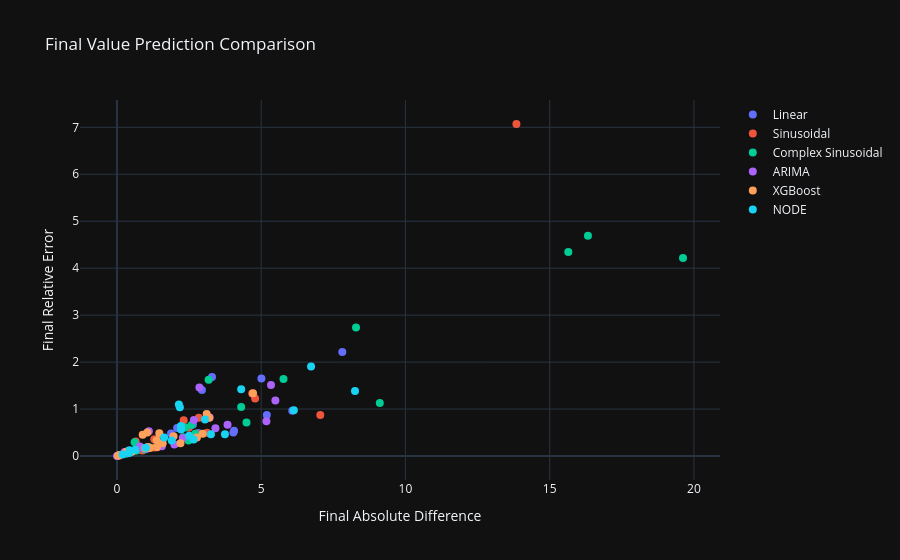

Source (notebook cell):
### Code cell
def plot_final_value_comparison(all_models_results):
    fig = go.Figure()

    for model, results in all_models_results.items():
        actuals, preds = [], []
        for company, metrics in results.items():
            actuals.append(metrics["Final Absolute Diff"])
            preds.append(metrics["Final Relative Error"])
        
        # Create scatter for each model
        fig.add_trace(go.Scatter(
            x=actuals, 
            y=preds, 
            mode='markers',
            name=model,
            marker=dict(size=8),
            text=[company for company in results.keys()],  # Adding company names for hover info
            hovertemplate=
            "<b>%{text}</b><br>" +
            "Absolute Difference: %{x}<br>" +
            "Relative Error: %{y}<br>" +
            "<extra></extra>"
        ))

    fig.update_layout(
        title="Final Value Prediction Comparison",
        xaxis_title="Final Absolute Difference",
        yaxis_title="Final Relative Error",
        showlegend=True,
        hovermode="closest",  # Highlight nearest point when hovering
        template="plotly_dark"  # Optional: Apply a dark theme
    )

    fig.show()

# Example usage:
plot_final_value_comparison(evaluation_results)

### Figure 1 — Plotly figure (JSON) as saved in the notebook; plotly's stock layout.template omitted (floating-point values rounded to 4 significant figures)
{"data": [{"hovertemplate": "<b>%{text}</b><br>Absolute Difference: %{x}<br>Relative Error: %{y}<br><extra></extra>", "marker": {"size": 8}, "mode": "markers", "name": "Linear", "text": ["SuperFuture", "Apples", "WorldNow", "Electronics123", "Photons", "SpaceNow", "PearPear", "PositiveCorrelation", "BetterTechnology", "ABCDE", "EnviroLike", "Moneymakers", "Fuel4", "MarsProject", "CPU-XYZ", "RoboticsX", "Lasers", "WaterForce", "SafeAndCare", "BetterTomorrow"], "type": "scatter", "x": [1.429, 5.195, 7.812, 1.872, 2.815, 0.07345, 0.7819, 6.077, 0.714, 2.946, 0.4492, 2.634, 4.059, 0.3889, 0.7769, 5.007, 4.035, 3.294, 2.084, 0.06576], "y": [0.2041, 0.8712, 2.216, 0.478, 0.4908, 0.01277, 0.168, 0.9659, 0.1732, 1.406, 0.07968, 0.6707, 0.5399, 0.108, 0.1341, 1.653, 0.4997, 1.682, 0.5986, 0.009868]}, {"hovertemplate": "<b>%{text}</b><br>Absolute Difference: %{x}<br>Relative Error: %{y}<br><extra></extra>", "marker": {"size": 8}, "mode": "markers", "name": "Sinusoidal", "text": ["SuperFuture", "Apples", "WorldNow", "Electronics123", "Photons", "SpaceNow", "PearPear", "PositiveCorrelation", "BetterTechnology", "ABCDE", "EnviroLike", "Moneymakers", "Fuel4", "MarsProject", "CPU-XYZ", "RoboticsX", "Lasers", "WaterForce", "SafeAndCare", "BetterTomorrow"], "type": "scatter", "x": [1.286, 1.574, 4.689, 4.789, 0.9458, 1.475, 0.06738, 3.123, 2.49, 0.6516, 0.3852, 0.3502, 0.8773, 1.292, 2.75, 2.313, 7.048, 13.85, 2.837, 0.8412], "y": [0.1837, 0.264, 1.33, 1.223, 0.1649, 0.2564, 0.01448, 0.4964, 0.6039, 0.311, 0.06833, 0.08918, 0.1167, 0.3591, 0.4747, 0.7636, 0.8729, 7.071, 0.8149, 0.1262]}, {"hovertemplate": "<b>%{text}</b><br>Absolute Difference: %{x}<br>Relative Error: %{y}<br><extra></extra>", "marker": {"size": 8}, "mode": "markers", "name": "Complex Sinusoidal", "text": ["SuperFuture", "Apples", "WorldNow", "Electronics123", "Photons", "SpaceNow", "PearPear", "PositiveCorrelation", "BetterTechnology", "ABCDE", "EnviroLike", "Moneymakers", "Fuel4", "MarsProject", "CPU-XYZ", "RoboticsX", "Lasers", "WaterForce", "SafeAndCare", "BetterTomorrow"], "type": "scatter", "x": [0.9607, 1.119, 5.773, 2.374, 2.714, 0.6587, 19.62, 4.49, 4.306, 0.6126, 0.9201, 2.586, 2.481, 15.65, 2.3, 8.287, 9.111, 3.179, 16.33, 0.3183], "y": [0.1373, 0.1876, 1.638, 0.6061, 0.4732, 0.1145, 4.215, 0.7137, 1.044, 0.2924, 0.1632, 0.6586, 0.3301, 4.347, 0.3971, 2.735, 1.128, 1.623, 4.689, 0.04777]}, {"hovertemplate": "<b>%{text}</b><br>Absolute Difference: %{x}<br>Relative Error: %{y}<br><extra></extra>", "marker": {"size": 8}, "mode": "markers", "name": "ARIMA", "text": ["SuperFuture", "Apples", "WorldNow", "Electronics123", "Photons", "SpaceNow", "PearPear", "PositiveCorrelation", "BetterTechnology", "ABCDE", "EnviroLike", "Moneymakers", "Fuel4", "MarsProject", "CPU-XYZ", "RoboticsX", "Lasers", "WaterForce", "SafeAndCare", "BetterTomorrow"], "type": "scatter", "x": [5.181, 2.281, 5.341, 3.216, 3.833, 0.3682, 5.492, 0.9991, 0.4612, 1.106, 0.9129, 0.7928, 1.557, 0.001344, 3.413, 0.2654, 1.99, 2.858, 2.666, 1.062], "y": [0.7401, 0.3825, 1.515, 0.821, 0.6684, 0.06402, 1.18, 0.1588, 0.1119, 0.5277, 0.1619, 0.2019, 0.2072, 0.0003733, 0.5892, 0.08761, 0.2464, 1.459, 0.7656, 0.1594]}, {"hovertemplate": "<b>%{text}</b><br>Absolute Difference: %{x}<br>Relative Error: %{y}<br><extra></extra>", "marker": {"size": 8}, "mode": "markers", "name": "XGBoost", "text": ["SuperFuture", "Apples", "WorldNow", "Electronics123", "Photons", "SpaceNow", "PearPear", "PositiveCorrelation", "BetterTechnology", "ABCDE", "EnviroLike", "Moneymakers", "Fuel4", "MarsProject", "CPU-XYZ", "RoboticsX", "Lasers", "WaterForce", "SafeAndCare", "BetterTomorrow"], "type": "scatter", "x": [2.771, 0.9794, 4.716, 3.196, 0.5156, 0.03723, 1.961, 2.972, 1.376, 1.051, 1.068, 0.08607, 1.384, 0.3285, 1.583, 1.468, 2.203, 0.8918, 3.109, 1.141], "y": [0.3959, 0.1642, 1.338, 0.8159, 0.08989, 0.006472, 0.4213, 0.4724, 0.3337, 0.5014, 0.1894, 0.02192, 0.1841, 0.09128, 0.2733, 0.4845, 0.2728, 0.4554, 0.893, 0.1712]}, {"hovertemplate": "<b>%{text}</b><br>Absolute Difference: %{x}<br>Relative Error: %{y}<br><extra></extra>", "marker": {"size": 8}, "mode": "markers", "name": "NODE", "text": ["SuperFuture", "Apples", "WorldNow", "Electronics123", "Photons", "SpaceNow", "PearPear", "PositiveCorrelation", "BetterTechnology", "ABCDE", "EnviroLike", "Moneymakers", "Fuel4", "MarsProject", "CPU-XYZ", "RoboticsX", "Lasers", "WaterForce", "SafeAndCare", "BetterTomorrow"], "type": "scatter", "x": [3.258, 8.252, 6.729, 3.051, 1.898, 1.002, 0.6332, 6.131, 1.636, 2.181, 0.1906, 2.224, 2.658, 0.4331, 2.503, 4.306, 3.743, 2.146, 2.217, 0.4216], "y": [0.4654, 1.384, 1.909, 0.779, 0.331, 0.1742, 0.136, 0.9744, 0.3967, 1.041, 0.03381, 0.5664, 0.3537, 0.1203, 0.4321, 1.422, 0.4636, 1.096, 0.6367, 0.06327]}], "layout": {"hovermode": "closest", "showlegend": true, "title": {"text": "Final Value Prediction Comparison"}, "xaxis": {"title": {"text": "Final Absolute Difference"}}, "yaxis": {"title": {"text": "Final Relative Error"}}}}
